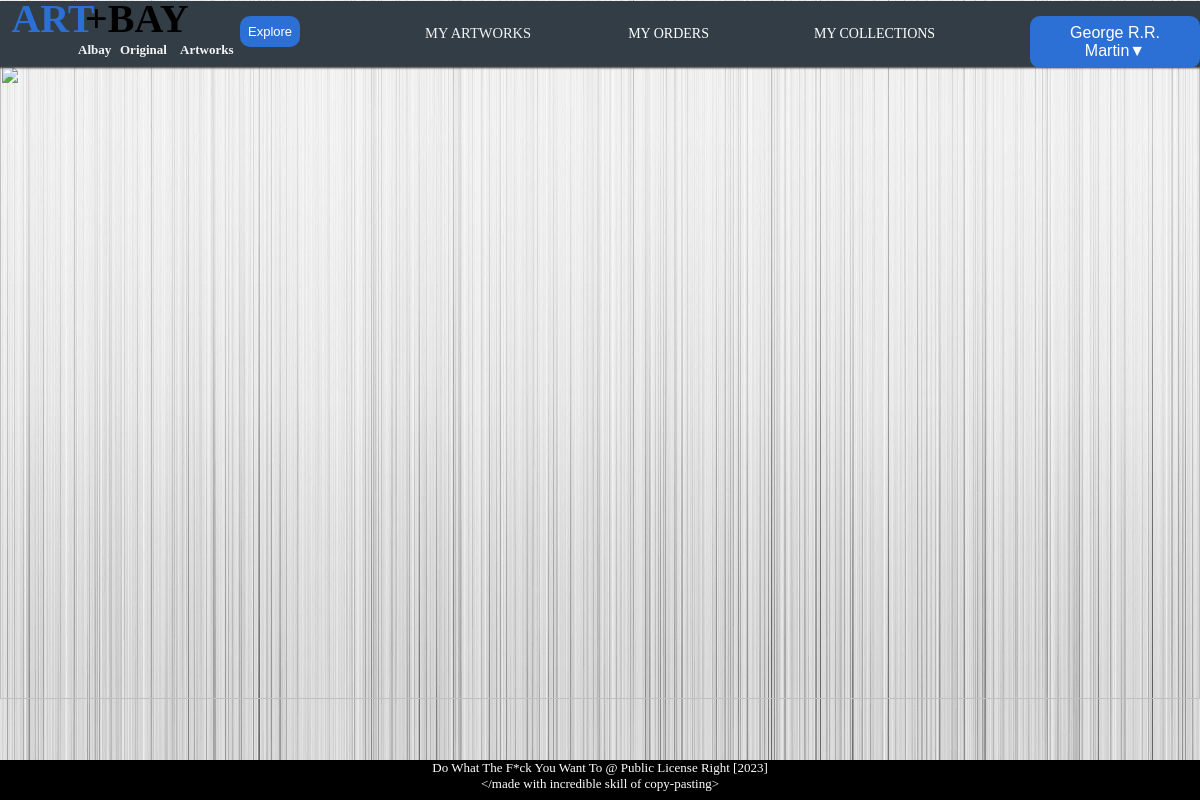
The app's page /account_home.php (signed in) with its own data.
### tables this page shows
CREATE TABLE `user` (
  `USER_ID` int(10) NOT NULL,
  `username` varchar(50) NOT NULL,
  `password` varchar(50) NOT NULL,
  `USER_FNAME` varchar(30) NOT NULL,
  `USER_MNAME` varchar(30) DEFAULT NULL,
  `USER_LNAME` varchar(30) NOT NULL,
  `USER_GENDER` varchar(10) NOT NULL,
  `USER_AGE` int(11) NOT NULL,
  `USER_BDAY` date NOT NULL,
  `USER_CONTACT` bigint(11) NOT NULL,
  `USER_MUNICIPAL` varchar(50) DEFAULT NULL,
  `USER_PROVINCE` varchar(50) DEFAULT NULL,
  `USER_ZIPCODE` varchar(10) DEFAULT NULL,
  `USER_BRGY` varchar(50) DEFAULT NULL,
  `USER_STREET` varchar(50) DEFAULT NULL,
  `USER_HOUSE_NUMBER` varchar(10) DEFAULT NULL,
  `user_email` varchar(100) NOT NULL,
  `USER_TYPE` varchar(20) NOT NULL,
  `User_imagepath` varchar(50) DEFAULT NULL
);

### account.php (the view, shortened to what this page needs)
<?php
include("includes/connection.php");
?>
<!DOCTYPE html>
<html>
<head>
</head>
<body>
  <div class="dpdown">
    <button class="dpbtn">Explore </button>
  </div>
  <?php
  $id = $_SESSION['USER_ID'];
  $query_category = "SELECT user_fname,user_mname,user_lname FROM user WHERE user_id = '$id'";
  $result_category = mysqli_query($conn, $query_category);
  while ($row = mysqli_fetch_array($result_category)) {
    echo
    '<div class="dropdown">' .
      '<button onclick="myFunction()" class="dropbtn">' . $row['user_fname'] . ' ' . $row['user_mname'] . ' ' . $row['user_lname'] . '' . '' . '&#9660;' . '</button>' . '
                       <div id="myDropdown" class="dropdown-content">
                        <a href="account_home.php">My ART+BAY</a>
                         <a href="profile.php">Account Profile</a>
                            <a href="logout.php">Log Out</a>
                       </div>
                  </div>';
  } ?>
  <ul class="ul">
    <li class="li">
    <li class="li"><br>&nbsp;&nbsp;&nbsp;&nbsp;&nbsp;&nbsp;&nbsp;&nbsp;&nbsp;&nbsp;
      <div class="dpdown3">
        <span> MY ARTWORKS</span>
      </div>&nbsp;&nbsp;&nbsp;&nbsp;&nbsp;&nbsp;&nbsp;&nbsp;&nbsp;&nbsp;&nbsp;&nbsp;&nbsp;&nbsp;&nbsp;&nbsp;&nbsp;&nbsp;
    </li>
    </li>
    <li class="li"><a class="a2" href="orders.php">MY ORDERS</a></li>
    <li class="li"> <a class="a2" href="my_collection.php">MY COLLECTIONS</a></li>
  </ul>
  <h1 class="ART">ART </h1>
  <h1 class="_BAY">+BAY </h1>
  <h2 class="Albay_">Albay </h2>
  <h2 class="Original_">Original </h2>
  <h2 class="Artworks_">Artworks </h2>
</body>
</html>
<?php
  include("includes/footer.php");
?>

### account.php (style rules this page uses)
body { margin: 0 auto; height: 100%; width: 100%; background: url(pictures/ForBackground.jpg) no-repeat fixed; background-size: cover; overflow-x: hidden; }
.ART { text-indent: -99px; margin-top: 15px; font-size: 40px; font-family: "Yu Gothic UI"; color: rgb(45, 112, 213); text-align: center; position: absolute; top: -20px; left: -5px; width: 215px; height: 35px; z-index: 19; }
._BAY { text-indent: 120px; margin-top: 15px; font-size: 40px; font-family: "Yu Gothic UI"; color: rgb(00, 00, 00); text-align: center; position: absolute; left: -35px; top: -20px; width: 215px; height: 35px; z-index: 19; }
.Albay_ { margin-top: 97px; font-size: 13px; font-family: "MingLiU_HKSCS-ExtB"; color: #f5f5f5; text-align: left; position: absolute; left: 78px; top: -55px; width: 215px; height: 35px; z-index: 5; }
.Original_ { margin-top: 97px; font-size: 13px; font-family: "MingLiU_HKSCS-ExtB"; color: #f5f5f5; text-align: left; position: absolute; left: 120px; top: -55px; width: 215px; height: 35px; z-index: 5; }
.Artworks_ { margin-top: 97px; font-size: 13px; font-family: "MingLiU_HKSCS-ExtB"; color: #f5f5f5; text-align: left; position: absolute; left: 180px; top: -55px; width: 215px; height: 35px; z-index: 5; }
.ul { background-color: #333d46; box-shadow: 1px 1.732px 2px 0px rgb(55, 52, 52); position: absolute; left: -10px; top: -15px; width: 100%; height: 65px; z-index: 5; }
.li { float: left; overflow: auto; padding: 5px; text-align: center; }
.li .a2 { display: block; color: white; font-size: 14px; font-family: "Yu Gothic UI Light"; margin: 18px 80px 20px 15px; text-decoration: none; }
.dropbtn { border-radius: 10px; background-color: #2d70d5; color: white; padding: 8px; font-size: 16px; border: none; cursor: pointer; }
.dropdown { position: absolute; top: 16px; left: 1030px; display: inline-block; z-index: 30; }
.dpbtn { border-radius: 10px; background-color: #2d70d5; color: white; padding: 8px; font-size: 13px; border: none; cursor: pointer; }
.dpdown { position: absolute; top: 16px; left: 240px; display: inline-block; z-index: 30; }
.dpdown3 { position: inherit; left: 675px; font-family: "Yu Gothic UI Light"; color: #f2f2f2; font-size: 14.5px; display: inline-block; z-index: 100; }

### includes/footer.php (style rules this page uses)
body { margin-bottom: auto; }

### records on screen
user: USER_FNAME "George", USER_MNAME "R.R.", USER_LNAME "Martin"
